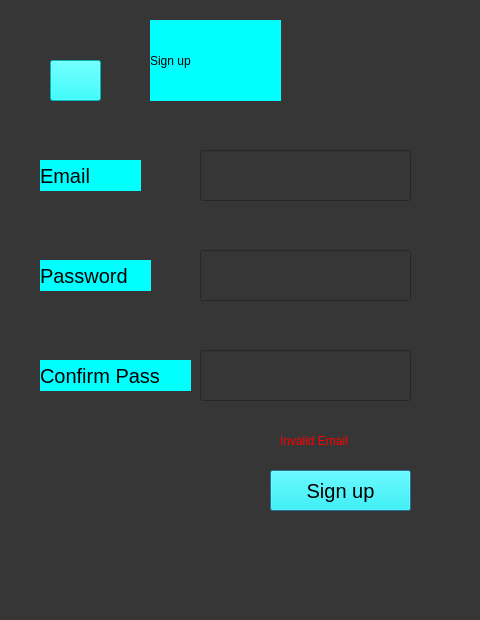
<?xml version="1.0" encoding="UTF-8"?>
<ui version="4.0">
 <class>Dialog</class>
 <widget class="QDialog" name="Dialog">
  <property name="geometry">
   <rect>
    <x>0</x>
    <y>0</y>
    <width>480</width>
    <height>620</height>
   </rect>
  </property>
  <property name="windowTitle">
   <string>Dialog</string>
  </property>
  <property name="styleSheet">
   <string notr="true">background-color: rgb(54, 54, 54);</string>
  </property>
  <widget class="QLabel" name="label">
   <property name="geometry">
    <rect>
     <x>150</x>
     <y>20</y>
     <width>131</width>
     <height>81</height>
    </rect>
   </property>
   <property name="styleSheet">
    <string notr="true">background-color: rgb(0, 255, 255);
font: 25pt &quot;MS Shell Dlg 2&quot;;</string>
   </property>
   <property name="text">
    <string>Sign up</string>
   </property>
  </widget>
  <widget class="QLabel" name="label_2">
   <property name="geometry">
    <rect>
     <x>40</x>
     <y>160</y>
     <width>101</width>
     <height>31</height>
    </rect>
   </property>
   <property name="styleSheet">
    <string notr="true">background-color: rgb(0, 255, 255);font-size:15pt; 
</string>
   </property>
   <property name="text">
    <string>Email</string>
   </property>
  </widget>
  <widget class="QLineEdit" name="email">
   <property name="geometry">
    <rect>
     <x>200</x>
     <y>150</y>
     <width>211</width>
     <height>51</height>
    </rect>
   </property>
   <property name="styleSheet">
    <string notr="true">font-size:14pt; color:rgb(243, 243, 243)</string>
   </property>
  </widget>
  <widget class="QLineEdit" name="password">
   <property name="geometry">
    <rect>
     <x>200</x>
     <y>250</y>
     <width>211</width>
     <height>51</height>
    </rect>
   </property>
   <property name="styleSheet">
    <string notr="true">font-size:14pt; color:rgb(243, 243, 243)</string>
   </property>
   <property name="text">
    <string/>
   </property>
  </widget>
  <widget class="QLabel" name="label_3">
   <property name="geometry">
    <rect>
     <x>40</x>
     <y>260</y>
     <width>111</width>
     <height>31</height>
    </rect>
   </property>
   <property name="styleSheet">
    <string notr="true">background-color: rgb(0, 255, 255);font-size:15pt;</string>
   </property>
   <property name="text">
    <string>Password</string>
   </property>
  </widget>
  <widget class="QPushButton" name="signupbutton">
   <property name="geometry">
    <rect>
     <x>270</x>
     <y>470</y>
     <width>141</width>
     <height>41</height>
    </rect>
   </property>
   <property name="styleSheet">
    <string notr="true">background-color: rgb(0, 255, 255);font-size:15pt;
</string>
   </property>
   <property name="text">
    <string>Sign up</string>
   </property>
  </widget>
  <widget class="QLineEdit" name="confirmpass">
   <property name="geometry">
    <rect>
     <x>200</x>
     <y>350</y>
     <width>211</width>
     <height>51</height>
    </rect>
   </property>
   <property name="styleSheet">
    <string notr="true">font-size:14pt; color:rgb(243, 243, 243)</string>
   </property>
   <property name="text">
    <string/>
   </property>
  </widget>
  <widget class="QLabel" name="label_4">
   <property name="geometry">
    <rect>
     <x>40</x>
     <y>360</y>
     <width>151</width>
     <height>31</height>
    </rect>
   </property>
   <property name="styleSheet">
    <string notr="true">background-color: rgb(0, 255, 255);font-size:15pt;
</string>
   </property>
   <property name="text">
    <string>Confirm Pass</string>
   </property>
  </widget>
  <widget class="QLabel" name="invalid">
   <property name="geometry">
    <rect>
     <x>280</x>
     <y>430</y>
     <width>121</width>
     <height>21</height>
    </rect>
   </property>
   <property name="styleSheet">
    <string notr="true">color: rgb(255, 0, 0);
font: 12pt &quot;MS Shell Dlg 2&quot;;</string>
   </property>
   <property name="text">
    <string>Invalid Email</string>
   </property>
  </widget>
  <widget class="QPushButton" name="btn_back">
   <property name="geometry">
    <rect>
     <x>50</x>
     <y>60</y>
     <width>51</width>
     <height>41</height>
    </rect>
   </property>
   <property name="styleSheet">
    <string notr="true">background-color: rgb(0, 255, 255);</string>
   </property>
   <property name="text">
    <string/>
   </property>
   <property name="icon">
    <iconset>
     <normaloff>../../../Downloads/back.png</normaloff>../../../Downloads/back.png</iconset>
   </property>
   <property name="iconSize">
    <size>
     <width>25</width>
     <height>25</height>
    </size>
   </property>
  </widget>
 </widget>
 <resources/>
 <connections/>
</ui>
